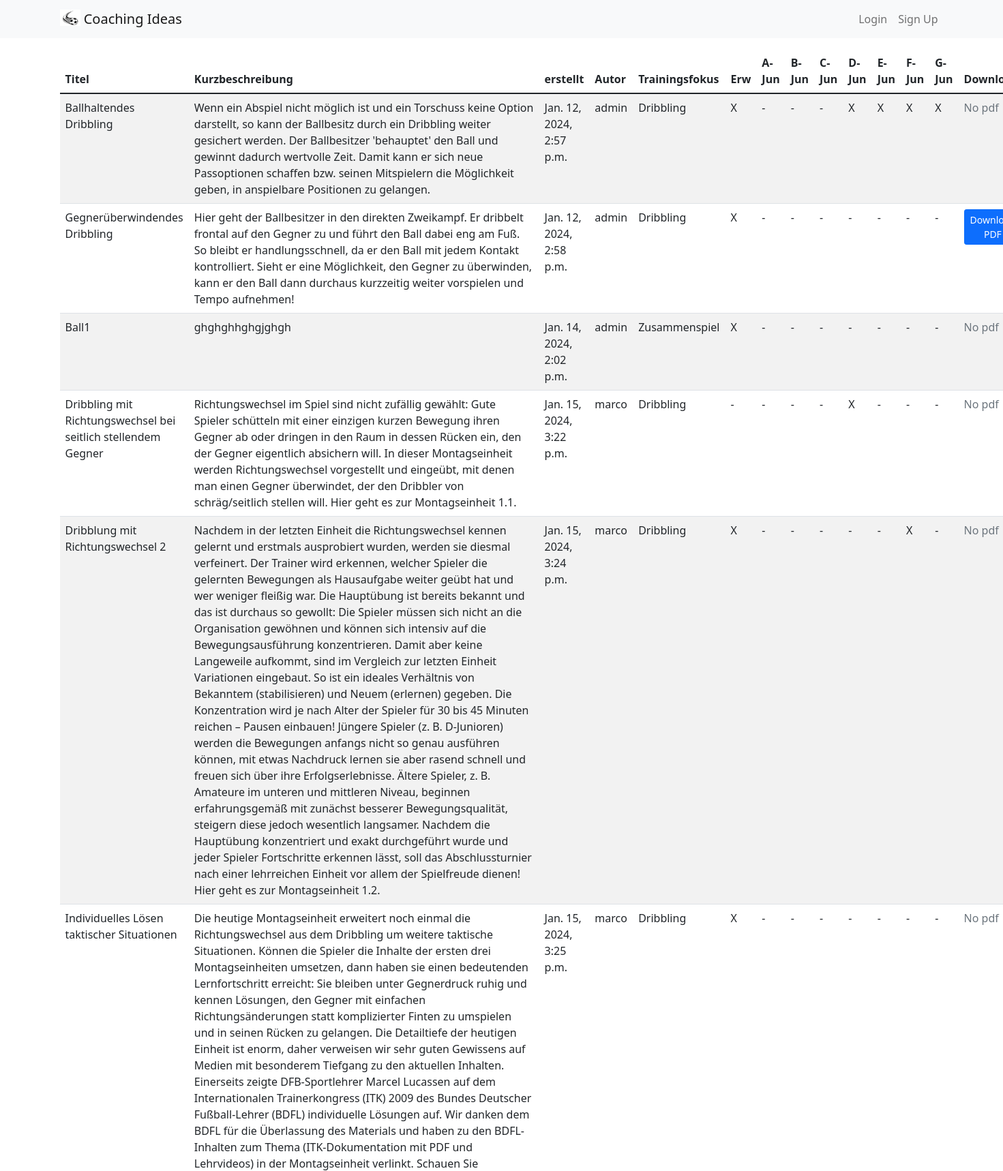
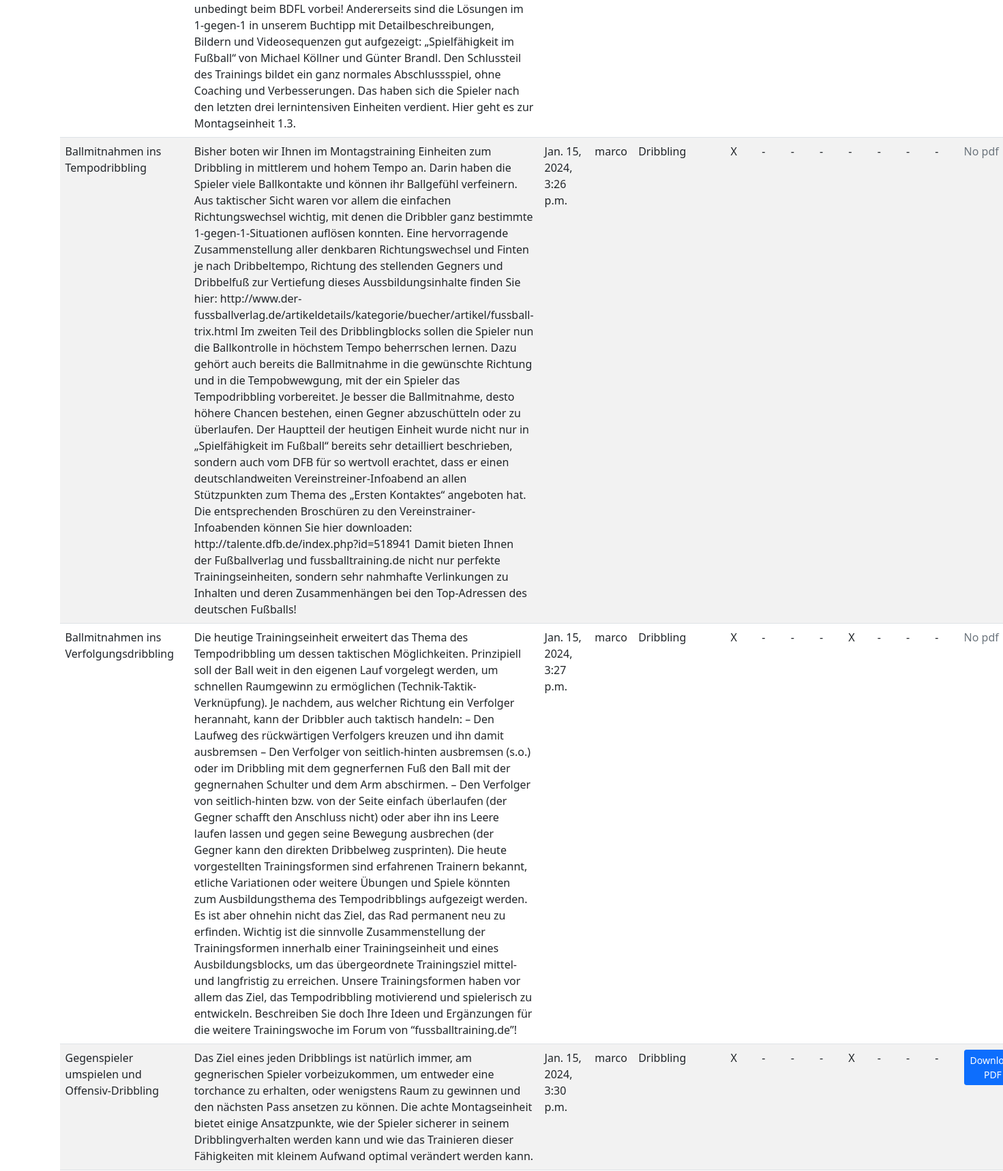
The app's page /exercise_table/ (upper part) with its own data (2 pictures, top to bottom).
### exercise/models.py (models this page shows, shortened)
class Exercise(models.Model):
    title = models.CharField(max_length=255)
    body = models.TextField()
    created_on = models.DateTimeField(auto_now_add=True)
    last_modified = models.DateTimeField(auto_now=True)
    creator = models.ForeignKey(User, on_delete=models.SET_NULL, null=True)
    soccer_skills = models.CharField(
        max_length=50, choices=SoccerSkillTextChoices.choices, null=True
    )
    for_adults = models.BooleanField(default=True)
    for_jun_a = models.BooleanField(default=False)
    for_jun_b = models.BooleanField(default=False)
    for_jun_c = models.BooleanField(default=False)
    for_jun_d = models.BooleanField(default=False)
    for_jun_e = models.BooleanField(default=False)
    for_jun_f = models.BooleanField(default=False)
    for_jun_g = models.BooleanField(default=False)
    image = models.ImageField(upload_to="exercise/images/", null=True, blank=True)
    pdf = models.FileField(upload_to="exercise/pdfs/", blank=True)
    youtube_link = models.URLField(blank=True, null=True)
    rating = models.IntegerField(default=0, choices=[(i, i) for i in range(0, 6)])

### exercise/views.py (the view)
# urls.py: path("exercise_table/", exerciseViews.exercise_list, name="exercise_table"),
def exercise_list(request):
    exercises = Exercise.objects.all().order_by("created_on")
    return render(
        request,
        "exercise_list.html",
        {"page_title": "Trainingsübungen", "exercises": exercises},
    )

### exercise/templates/exercise_list.html
{% extends "base.html" %}
{% block content %}
    <table class="table table-striped">
        <thead class="thead-dark">
        <tr>
            <th>Titel</th>
            <th>Kurzbeschreibung</th>
            <th>erstellt</th>
            <th>Autor</th>
            <th>Trainingsfokus</th>
            <th>Erw</th>
            <th>A-Jun</th>
            <th>B-Jun</th>
            <th>C-Jun</th>
            <th>D-Jun</th>
            <th>E-Jun</th>
            <th>F-Jun</th>
            <th>G-Jun</th>
            <th>Download</th>
        </tr>
        </thead>
        {% for exercise in exercises %}
            <tr>
                <td>{{ exercise.title }}</td>
                <td>{{ exercise.body }}</td>
                <td>{{ exercise.created_on }}</td>
                <td>{{ exercise.creator }}</td>
                <td>{{ exercise.soccer_skills.title }}</td>
                <td>{{ exercise.for_adults|yesno:"X,-" }}</td>
                <td>{{ exercise.for_jun_a|yesno:"X,-" }}</td>
                <td>{{ exercise.for_jun_b|yesno:"X,-" }}</td>
                <td>{{ exercise.for_jun_c|yesno:"X,-" }}</td>
                <td>{{ exercise.for_jun_d|yesno:"X,-" }}</td>
                <td>{{ exercise.for_jun_e|yesno:"X,-" }}</td>
                <td>{{ exercise.for_jun_f|yesno:"X,-" }}</td>
                <td>{{ exercise.for_jun_g|yesno:"X,-" }}</td>
                <td>
                    {% if exercise.pdf %}
                        <a href="/exercises{{ exercise.pdf.url }}" class="btn btn-primary btn-sm" target="_blank">
                            Download PDF
                        </a>
                    {% else %}
                        <span class="text-muted">No pdf</span>
                    {% endif %}
                </td>
            </tr>
        {% endfor %}
    </table>
{% endblock content %}

### records on screen
Exercise: title "Ballhaltendes Dribbling", body "Wenn ein Abspiel nicht möglich ist und ein Torschuss keine Option darstellt, so kann der Ballbesitz durch ein Dribbling weiter gesichert werden. Der Ballbesitzer 'behauptet' den Ball und gewinnt dadurch wertvolle Zeit. Damit kann er sich neue Passoptionen schaffen bzw. seinen Mitspielern die Möglichkeit geben, in anspielbare Positionen zu gelangen.", created_on "Jan. 12, 2024, 2:57 p.m.", creator "admin", soccer_skills "Dribbling", for_adults "X", for_jun_a "-", for_jun_b "-", for_jun_c "-", for_jun_d "X", for_jun_e "X", for_jun_f "X", for_jun_g "X", pdf "No pdf"
Exercise: title "Gegnerüberwindendes Dribbling", body "Hier geht der Ballbesitzer in den direkten Zweikampf. Er dribbelt frontal auf den Gegner zu und führt den Ball dabei eng am Fuß. So bleibt er handlungsschnell, da er den Ball mit jedem Kontakt kontrolliert. Sieht er eine Möglichkeit, den Gegner zu überwinden, kann er den Ball dann durchaus kurzzeitig weiter vorspielen und Tempo aufnehmen!", created_on "Jan. 12, 2024, 2:58 p.m.", creator "admin", soccer_skills "Dribbling", for_adults "X", for_jun_a "-", for_jun_b "-", for_jun_c "-", for_jun_d "-", for_jun_e "-", for_jun_f "-", for_jun_g "-"
Exercise: title "Ball1", body "ghghghhghgjghgh", created_on "Jan. 14, 2024, 2:02 p.m.", creator "admin", soccer_skills "Zusammenspiel", for_adults "X", for_jun_a "-", for_jun_b "-", for_jun_c "-", for_jun_d "-", for_jun_e "-", for_jun_f "-", for_jun_g "-", pdf "No pdf"
Exercise: title "Dribbling mit Richtungswechsel bei seitlich stellendem Gegner", body "Richtungswechsel im Spiel sind nicht zufällig gewählt: Gute Spieler schütteln mit einer einzigen kurzen Bewegung ihren Gegner ab oder dringen in den Raum in dessen Rücken ein, den der Gegner eigentlich absichern will. In dieser Montagseinheit werden Richtungswechsel vorgestellt und eingeübt, mit denen man einen Gegner überwindet, der den Dribbler von schräg/seitlich stellen will. Hier geht es zur Montagseinheit 1.1.", created_on "Jan. 15, 2024, 3:22 p.m.", creator "marco", soccer_skills "Dribbling", for_adults "-", for_jun_a "-", for_jun_b "-", for_jun_c "-", for_jun_d "X", for_jun_e "-", for_jun_f "-", for_jun_g "-", pdf "No pdf"
Exercise: title "Dribblung mit Richtungswechsel 2", body "Nachdem in der letzten Einheit die Richtungswechsel kennen gelernt und erstmals ausprobiert wurden, werden sie diesmal verfeinert. Der Trainer wird erkennen, welcher Spieler die gelernten Bewegungen als Hausaufgabe weiter geübt hat und wer weniger fleißig war. Die Hauptübung ist bereits bekannt und das ist durchaus so gewollt: Die Spieler müssen sich nicht an die Organisation gewöhnen und können sich intensiv auf die Bewegungsausführung konzentrieren. Damit aber keine Langeweile aufkommt, sind im Vergleich zur letzten Einheit Variationen eingebaut. So ist ein ideales Verhältnis von Bekanntem (stabilisieren) und Neuem (erlernen) gegeben. Die Konzentration wird je nach Alter der Spieler für…", created_on "Jan. 15, 2024, 3:24 p.m.", creator "marco", soccer_skills "Dribbling", for_adults "X", for_jun_a "-", for_jun_b "-", for_jun_c "-", for_jun_d "-", for_jun_e "-", for_jun_f "X", for_jun_g "-", pdf "No pdf"
Exercise: title "Individuelles Lösen taktischer Situationen", body "Die heutige Montagseinheit erweitert noch einmal die Richtungswechsel aus dem Dribbling um weitere taktische Situationen. Können die Spieler die Inhalte der ersten drei Montagseinheiten umsetzen, dann haben sie einen bedeutenden Lernfortschritt erreicht: Sie bleiben unter Gegnerdruck ruhig und kennen Lösungen, den Gegner mit einfachen Richtungsänderungen statt komplizierter Finten zu umspielen und in seinen Rücken zu gelangen. Die Detailtiefe der heutigen Einheit ist enorm, daher verweisen wir sehr guten Gewissens auf Medien mit besonderem Tiefgang zu den aktuellen Inhalten. Einerseits zeigte DFB-Sportlehrer Marcel Lucassen auf dem Internationalen Trainerkongress (ITK) 2009 des Bundes…", created_on "Jan. 15, 2024, 3:25 p.m.", creator "marco", soccer_skills "Dribbling", for_adults "X", for_jun_a "-", for_jun_b "-", for_jun_c "-", for_jun_d "-", for_jun_e "-", for_jun_f "-", for_jun_g "-", pdf "No pdf"
Exercise: title "Ballmitnahmen ins Tempodribbling", body "Bisher boten wir Ihnen im Montagstraining Einheiten zum Dribbling in mittlerem und hohem Tempo an. Darin haben die Spieler viele Ballkontakte und können ihr Ballgefühl verfeinern. Aus taktischer Sicht waren vor allem die einfachen Richtungswechsel wichtig, mit denen die Dribbler ganz bestimmte 1-gegen-1-Situationen auflösen konnten. Eine hervorragende Zusammenstellung aller denkbaren Richtungswechsel und Finten je nach Dribbeltempo, Richtung des stellenden Gegners und Dribbelfuß zur Vertiefung dieses Aussbildungsinhalte finden Sie hier: http://www.der-fussballverlag.de/artikeldetails/kategorie/buecher/artikel/fussball-trix.html Im zweiten Teil des Dribblingblocks sollen die Spieler nun die…", created_on "Jan. 15, 2024, 3:26 p.m.", creator "marco", soccer_skills "Dribbling", for_adults "X", for_jun_a "-", for_jun_b "-", for_jun_c "-", for_jun_d "-", for_jun_e "-", for_jun_f "-", for_jun_g "-", pdf "No pdf"
Exercise: title "Ballmitnahmen ins Verfolgungsdribbling", body "Die heutige Trainingseinheit erweitert das Thema des Tempodribbling um dessen taktischen Möglichkeiten. Prinzipiell soll der Ball weit in den eigenen Lauf vorgelegt werden, um schnellen Raumgewinn zu ermöglichen (Technik-Taktik-Verknüpfung). Je nachdem, aus welcher Richtung ein Verfolger herannaht, kann der Dribbler auch taktisch handeln: – Den Laufweg des rückwärtigen Verfolgers kreuzen und ihn damit ausbremsen – Den Verfolger von seitlich-hinten ausbremsen (s.o.) oder im Dribbling mit dem gegnerfernen Fuß den Ball mit der gegnernahen Schulter und dem Arm abschirmen. – Den Verfolger von seitlich-hinten bzw. von der Seite einfach überlaufen (der Gegner schafft den Anschluss nicht) oder aber…", created_on "Jan. 15, 2024, 3:27 p.m.", creator "marco", soccer_skills "Dribbling", for_adults "X", for_jun_a "-", for_jun_b "-", for_jun_c "-", for_jun_d "X", for_jun_e "-", for_jun_f "-", for_jun_g "-", pdf "No pdf"
Exercise: title "Gegenspieler umspielen und Offensiv-Dribbling", body "Das Ziel eines jeden Dribblings ist natürlich immer, am gegnerischen Spieler vorbeizukommen, um entweder eine torchance zu erhalten, oder wenigstens Raum zu gewinnen und den nächsten Pass ansetzen zu können. Die achte Montagseinheit bietet einige Ansatzpunkte, wie der Spieler sicherer in seinem Dribblingverhalten werden kann und wie das Trainieren dieser Fähigkeiten mit kleinem Aufwand optimal verändert werden kann.", created_on "Jan. 15, 2024, 3:30 p.m.", creator "marco", soccer_skills "Dribbling", for_adults "X", for_jun_a "-", for_jun_b "-", for_jun_c "-", for_jun_d "X", for_jun_e "-", for_jun_f "-", for_jun_g "-"
